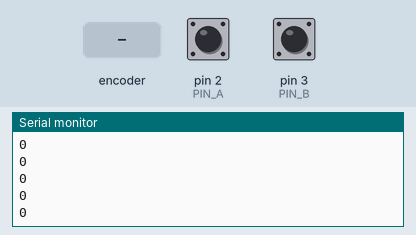
Simulated run of this sketch. Board: Arduino Nano, built with avr-gcc and run on an emulated ATmega328P. On the bench: the last lines printed to the serial monitor. The test bench sets the inputs (shaded band); at power-on: pin 2 (PIN_A) HIGH, pin 3 (PIN_B) HIGH.

Above: at 1.2 s.
1.3 s: rotary encoder on pin 2 (PIN_A) / pin 3 (PIN_B) turned 1 step (first pin leading)
At 1.42 s:
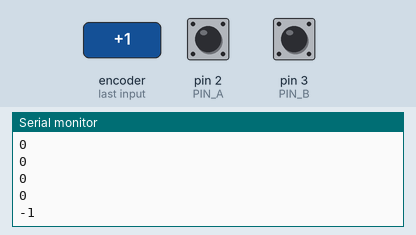
3.0 s: rotary encoder on pin 2 (PIN_A) / pin 3 (PIN_B) turned 1 step (first pin leading)
At 3.12 s:
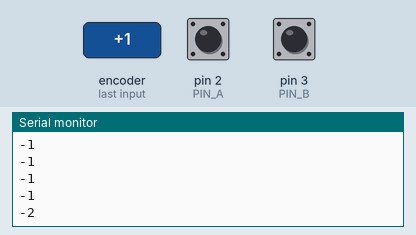
Timing chart, 0 to 6.0 s (numbered marks = the images above; inputs shaded):
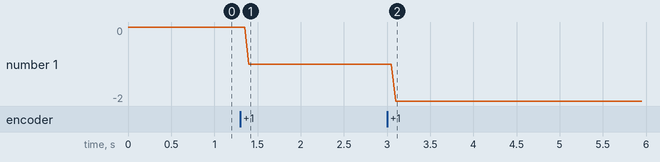

The sketch:

arduino_rotation_encoder_firmware.ino
```cpp
#include <Arduino.h>
#include <limits.h>

// Built for Arduino Nano

const byte PIN_A = 2;  // KY-040 CLK
const byte PIN_B = 3;  // KY-040 DT

// Configure the Serial output rate here.
#define PUBLISH_HZ 20UL

#if PUBLISH_HZ == 0
#error "PUBLISH_HZ must be greater than zero"
#endif

const unsigned long PUBLISH_PERIOD_US = 1000000UL / PUBLISH_HZ;

// Updated inside the interrupt routine.
volatile int encoderCount = 0;
volatile byte previousState = 0;
volatile int8_t transitionAccumulator = 0;

// Quadrature transition lookup table.
// Invalid transitions and contact bounce contribute zero.
const int8_t TRANSITION_TABLE[16] = {
   0, -1,  1,  0,
   1,  0,  0, -1,
  -1,  0,  0,  1,
   0,  1, -1,  0
};

void updateEncoder()
{
  // Combine A and B into a two-bit value:
  // 00, 01, 10 or 11.
  byte currentState =
      (digitalRead(PIN_A) << 1) |
       digitalRead(PIN_B);

  byte tableIndex = (previousState << 2) | currentState;
  int8_t movement = TRANSITION_TABLE[tableIndex];

  previousState = currentState;

  if (movement == 0) {
    return;
  }

  transitionAccumulator += movement;

  // A complete encoder cycle normally contains four transitions.
  if (transitionAccumulator >= 4) {
    transitionAccumulator = 0;

    // Prevent signed integer overflow.
    if (encoderCount < INT_MAX) {
      encoderCount--;
    }
  }
  else if (transitionAccumulator <= -4) {
    transitionAccumulator = 0;

    // Prevent signed integer underflow.
    if (encoderCount > INT_MIN) {
      encoderCount++;
    }
  }
}

void setup()
{
  Serial.begin(9600);

  // Keep the signals at a defined HIGH level when the encoder
  // contacts are open.
  pinMode(PIN_A, INPUT_PULLUP);
  pinMode(PIN_B, INPUT_PULLUP);

  // Read the starting state before enabling interrupts.
  previousState =
      (digitalRead(PIN_A) << 1) |
       digitalRead(PIN_B);

  attachInterrupt(
      digitalPinToInterrupt(PIN_A),
      updateEncoder,
      CHANGE
  );

  attachInterrupt(
      digitalPinToInterrupt(PIN_B),
      updateEncoder,
      CHANGE
  );
}

void loop()
{
  static unsigned long nextPublishTime = micros();

  unsigned long now = micros();

  // Signed subtraction makes this safe across micros() overflow.
  if ((long)(now - nextPublishTime) >= 0) {
    nextPublishTime += PUBLISH_PERIOD_US;

    int countSnapshot;

    // encoderCount is modified by an interrupt. Temporarily disabling
    // interrupts prevents reading it while it is being changed.
    noInterrupts();
    countSnapshot = encoderCount;
    interrupts();

    Serial.println(countSnapshot);

    // If the program falls far behind, avoid sending a burst of
    // delayed measurements.
    now = micros();

    if ((long)(now - nextPublishTime) >= 0) {
      nextPublishTime = now + PUBLISH_PERIOD_US;
    }
  }
}
```

Measured:
- after the input at 1.3 s, the serial monitor: prints a new line after 0.10 s (image 1)
- after the input at 3.0 s, the serial monitor: prints a new line after 0.10 s (image 2)
- plotted number 1: 0 → -1 after the input at 1.3 s, -1 → -2 after the input at 3.0 s
